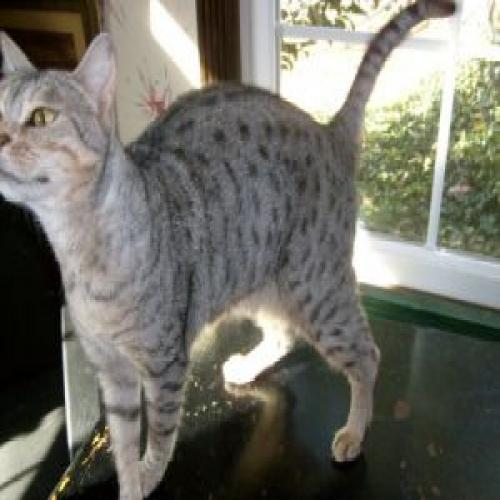
#> input picture asset/dataset/Deff_catface_data.v2i.voc/test/Bengal-18124166_9256_jpg.rf.afaba82ff5c86abfaa94a1eab64732a0.jpg, 500 x 500 px
$ python -i testmodel.py   (imports and definitions only)
#> lines starting #> are read from the running program, lines starting #| are printed output that depends on the picture
## Preprocessing step 1 - filtered images and xml files
import os

dir_data = 'asset/dataset/test/'
file_list = os.listdir(dir_data)

img_names = 'asset/dataset/test/bengal-6-_jpg.rf.966f506dea0904fef8c84045dae9c69f.jpg'
xml_names = []

# [7 lines not run here, left out]

## Preprocessing step 2 - cropped images by bounding box using xml files
import xmltodict
from matplotlib import pyplot as plt
from skimage.io import imread

path_annotations = "asset/dataset/test/"
path_images = "asset/dataset/test/"

class_names = ['bengal','rblue']

images = []
target = []

def crop_bounding_box(img, bnd):
  x1, x2, y1, y2 = list(map(int, bnd.values()))
  _img = img.copy()
  _img = _img[y1:y2, x1:x2]
  _img = _img[:,:,:3]
  return _img

# [4 lines not run here, left out]
# [1 line that did not run here, left out]


# [7 lines not run here, left out]


## Preprocessing step 3 - resize images to 258x258 and normalize (remove background and grayscale)
import numpy as np
import skimage
from skimage.transform import resize

def resize_image(img, size=248):
  _img = img.copy()
  _img = resize(_img, (size, size))
  return _img

def remove_background(img):
  _img = img.copy()
  thresh = skimage.filters.threshold_otsu(_img)
  _img = (_img > thresh).astype(np.float32)
  return _img

def grayscale(img):
  _img = img.copy()
  _img = np.dot(_img[...,:3], [0.299, 0.587, 0.114])
  return _img

# [1 line that did not run here, left out]
# [1 line that did not run here, left out]
# [1 line that did not run here, left out]

## Extration step 1 - extract features using PHOG (Pyramid Histogram of Oriented Gradients)
from PIL import Image
from scipy.ndimage import convolve

def phog(img, bin_size=16, levels=3):
    # Compute the gradient magnitude and orientation
    gx = convolve(img, [[-1, 0, 1], [-2, 0, 2], [-1, 0, 1]])
    gy = convolve(img, [[-1, -2, -1], [0, 0, 0], [1, 2, 1]])
    magnitude = np.sqrt(gx**2 + gy**2)
    orientation = np.arctan2(gy, gx) * 180 / np.pi

    # Binning
    # ---------------------------------------------------------------------------
    # The gradient orientation is divided into bin_size bins using integer division
    binned_orientation = (orientation / bin_size).astype(np.int32) % bin_size

    # Pyramidal representation
    # ---------------------------------------------------------------------------
    # downsampling the image using the pyrDown function and computing the histograms of
    # oriented gradients for each level. The histograms are stored in a list pyramid.
    pyramid = []
    def pyr_down(img, bin_size=16):
        # Define the downsampling kernel

        # The values in the 5x5 array are chosen based on the Gaussian function, which is a symmetric bell-
        # shaped curve that has a peak at the center and falls off symmetrically in both directions.
        kernel = np.array([[1, 4, 6, 4, 1],
                           [4, 16, 24, 16, 4],
                           [6, 24, 36, 24, 6],
                           [4, 16, 24, 16, 4],
                           [1, 4, 6, 4, 1]])

        # Normalize the kernel based on the factor
        kernel = 1.0/bin_size * kernel

        # Convolve the image with the kernel

        #  mode = 'constant' means that the values of the image at the edges
        #  are assumed to be a constant value, which is typically set to 0.
        convolved = convolve(img, kernel, mode='constant')

        # Downsample the image by taking every other row and column
        downsampled = convolved[::2, ::2]

        return downsampled


    for i in range(levels):
        histograms = np.zeros((bin_size,))
        for y in range(img.shape[0]):
            for x in range(img.shape[1]):
                histograms[binned_orientation[y, x]] += magnitude[y, x]
        pyramid.append(histograms)
        img = pyr_down(img)

    # Step 5: Normalization
    # ---------------------------------------------------------------------------

    normalized_pyramid = []
    for histograms in pyramid:
        normalization_factor = np.sum(histograms**2)**0.5
        if normalization_factor > 1e-12:
            histograms /= normalization_factor
        normalized_pyramid.append(histograms)

    # Step 6: Concatenation
    # ---------------------------------------------------------------------------

    phog_descriptor = np.concatenate(normalized_pyramid)

    # Step 7: Representation (linear vector)
    # ---------------------------------------------------------------------------

    return phog_descriptor

# [1 line that did not run here, left out]


# Load SVM Model
import pickle

# Load the trained SVM model from the pickle file
# [2 lines not run here, left out]

# [1 line that did not run here, left out]

# Predict the object classes using the SVM model
# [1 line that did not run here, left out]

# [1 line that did not run here, left out]
# [1 line not run here, left out]

# create confusion matrix

# Calculate the confusion matrix
# [1 line that did not run here, left out]

# Display the confusion matrix
labels = ['Bengal','rblue'] # Replace with your own class labels
# [1 line that did not run here, left out]
# [1 line not run here, left out]

>>> import cv2
>>> picture = cv2.imread('asset/dataset/Deff_catface_data.v2i.voc/test/Bengal-18124166_9256_jpg.rf.afaba82ff5c86abfaa94a1eab64732a0.jpg', cv2.IMREAD_GRAYSCALE)
#> picture: shape (500, 500); min 0, max 255, mean 111.6
>>> result = phog(picture)
#> call 2 of phog, with bin_size = 16, levels = 3
#> in phog (call 2), `gx = convolve(img, [[-1, 0, 1], [-2, 0, 2], [-1, 0, 1]])`:
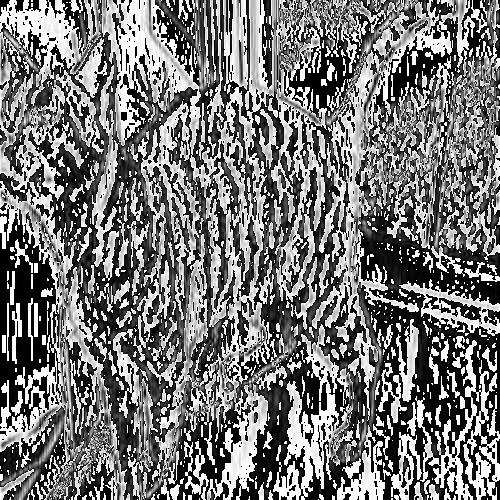
#> gx: shape (500, 500); min 0, max 255, mean 118.4
#> in phog (call 2), `gy = convolve(img, [[-1, -2, -1], [0, 0, 0], [1, 2, 1]])`:
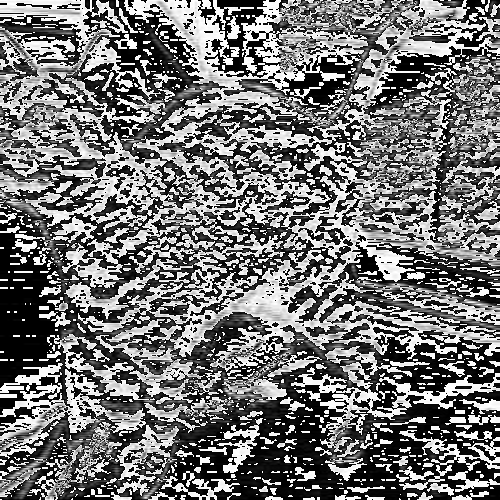
#> gy: shape (500, 500); min 0, max 255, mean 116
#> in phog (call 2), `magnitude = np.sqrt(gx**2 + gy**2)`:
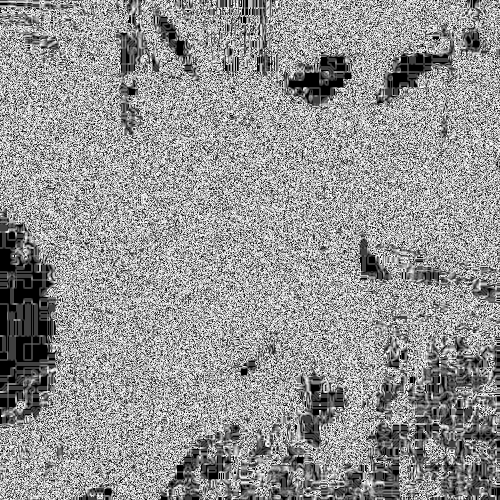
#> magnitude: shape (500, 500) float16; min 0, max 15.81, mean 9.23; drawn with min black and max white
#> in phog (call 2), `binned_orientation = (orientation / bin_size).astype(np.int32) % bin_s..`:
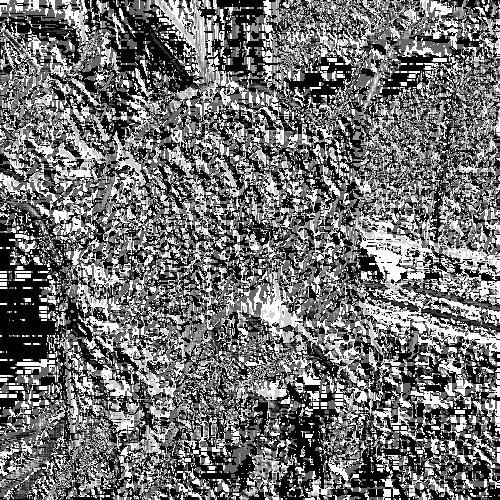
#> binned_orientation: shape (500, 500) int32; min 0, max 5, mean 2.21; drawn with min black and max white
#> the loop in phog (call 2), `for i in range(levels):` made 3 passes
#> pass 1, in pyr_down, `convolved = convolve(img, kernel, mode='constant')`:
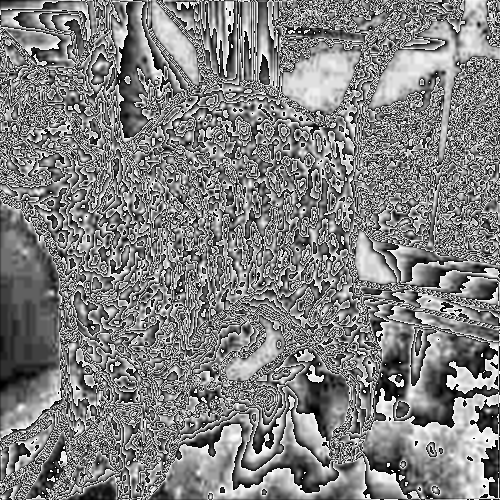
#> convolved: shape (500, 500); min 0, max 255, mean 128.9
#> pass 1, in pyr_down, `downsampled = convolved[::2, ::2]`:
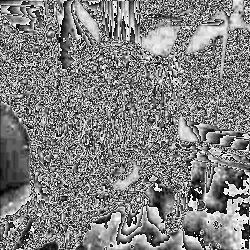
#> downsampled: shape (250, 250); min 0, max 255, mean 129
#> after the loop in phog (call 2), `for i in range(levels):`:
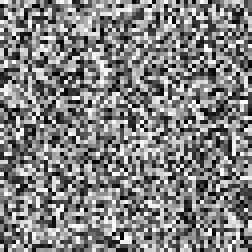
#> img: shape (63, 63) (shown 4 times larger); min 0, max 255, mean 128.7
#> after the loop in phog (call 2), `for i in range(levels):`: pyramid = 3 items
#> the loop in phog (call 2), `for histograms in pyramid:` made 3 passes
#> normalization_factor on passes 1 to 3: 1040403.7, 279306.1, 71775.2
#> after the loop in phog (call 2), `for histograms in pyramid:`: normalized_pyramid = [[0.636, 0.173, 0.491, 0.225, 0.215, 0.477, 0, 0, 0, 0, 0, 0, 0, 0, 0, 0], [0.659, 0.142, 0.496, 0.204, 0.223, 0.456, 0, 0, 0, 0, 0, 0, 0, 0, 0, 0], [0.652, 0.132, 0.558, 0.192, 0.193, 0.415, 0, 0, 0, 0, 0, 0, 0, 0, 0, 0]]
#> in phog (call 2), `phog_descriptor = np.concatenate(normalized_pyramid)`: phog_descriptor = 48 values, max 0.659 at index 16, min 0 at index 6, mean 0.136
#> result has the same summary as phog_descriptor in phog

$ run again, on pic.jpg
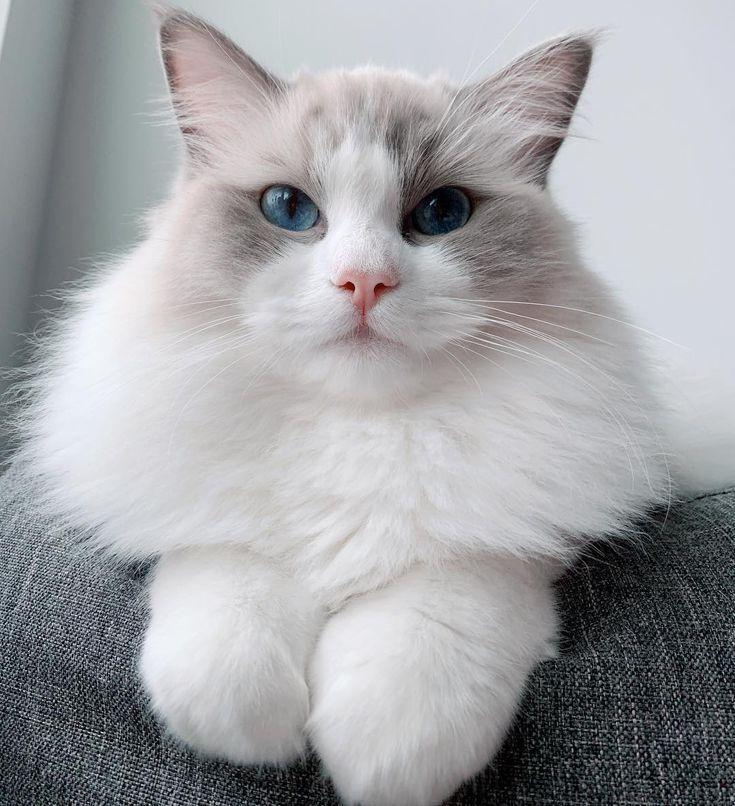
#> input picture pic.jpg, 735 x 806 px
#> the loop in phog (call 2), `for i in range(levels):` made 3 passes
#> pass 1, in pyr_down, `downsampled = convolved[::2, ::2]`:
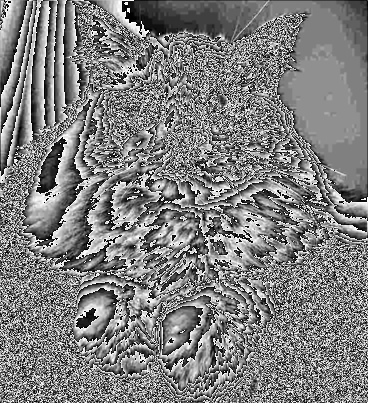
#> downsampled: shape (403, 368); min 0, max 255, mean 126.8
#> after the loop in phog (call 2), `for i in range(levels):`:
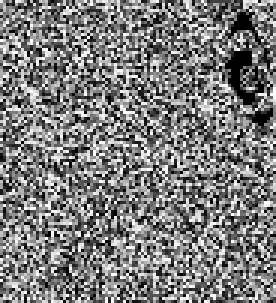
#> img: shape (101, 92) (shown 3 times larger); min 0, max 255, mean 124
#> after the loop in phog (call 2), `for i in range(levels):`: pyramid = 3 items
#> the loop in phog (call 2), `for histograms in pyramid:` made 3 passes
#> normalization_factor on passes 1 to 3: 2261079.2, 597302.3, 159654.4
#> after the loop in phog (call 2), `for histograms in pyramid:`: normalized_pyramid = [[0.597, 0.2, 0.553, 0.226, 0.207, 0.45, 0, 0, 0, 0, 0, 0, 0, 0, 0, 0], [0.678, 0.151, 0.54, 0.141, 0.15, 0.428, 0, 0, 0, 0, 0, 0, 0, 0, 0, 0], [0.869, 0.117, 0.435, 0.0516, 0.0412, 0.194, 0, 0, 0, 0, 0, 0, 0, 0, 0, 0]]
#> phog_descriptor = 48 values, max 0.869 at index 32, min 0 at index 6, mean 0.126
#> result has the same summary as phog_descriptor in phog

$ run again, on pic1.jpg
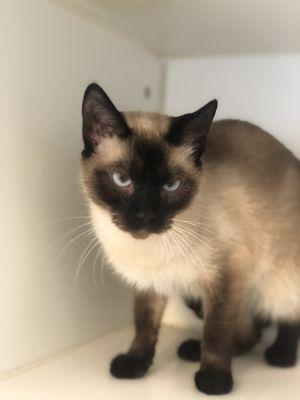
#> input picture pic1.jpg, 300 x 400 px
#> the loop in phog (call 2), `for i in range(levels):` made 3 passes
#> pass 1, in pyr_down, `downsampled = convolved[::2, ::2]`:
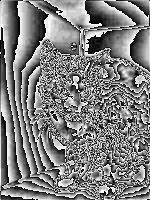
#> downsampled: shape (200, 150); min 0, max 255, mean 128
#> after the loop in phog (call 2), `for i in range(levels):`:
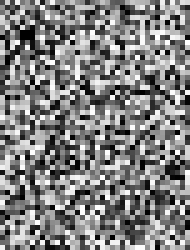
#> img: shape (50, 38) (shown 5 times larger); min 0, max 255, mean 129.2
#> after the loop in phog (call 2), `for i in range(levels):`: pyramid = 3 items
#> the loop in phog (call 2), `for histograms in pyramid:` made 3 passes
#> normalization_factor on passes 1 to 3: 470472.6, 98719.7, 20248.6
#> after the loop in phog (call 2), `for histograms in pyramid:`: normalized_pyramid = [[0.612, 0.12, 0.425, 0.125, 0.113, 0.634, 0, 0, 0, 0, 0, 0, 0, 0, 0, 0], [0.781, 0.159, 0.26, 0.108, 0.133, 0.517, 0, 0, 0, 0, 0, 0, 0, 0, 0, 0], [0.951, 0.0496, 0.102, 0.013, 0.0133, 0.288, 0, 0, 0, 0, 0, 0, 0, 0, 0, 0]]
#> phog_descriptor = 48 values, max 0.951 at index 32, min 0 at index 6, mean 0.113
#> result has the same summary as phog_descriptor in phog
